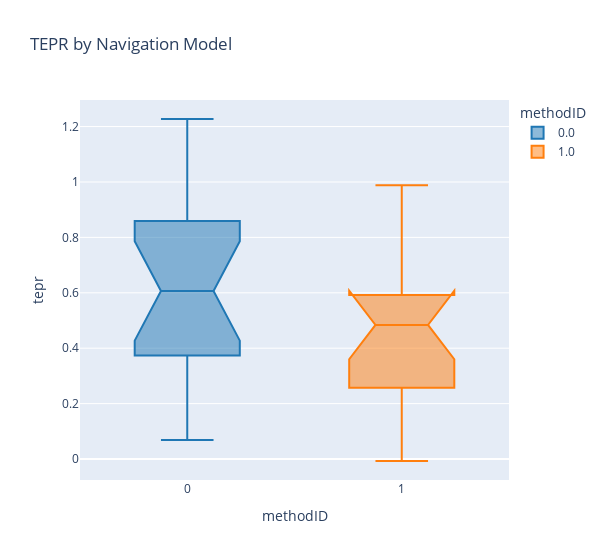

This figure's notebook cell:
### Markdown cell above
### Creation vs Baseline Workload

Calculated from TEPR, which was calculated from the difference between the measured pupil dilation and the predicted pupil dilation for the given luminance value.

### Code cell
model_crt_tepr = model_data_crt.loc[(slice(None), slice(None)), ('pupilDiameter', 'plr', 'tepr')]
method_crt_tepr = method_data_crt.loc[(slice(None), slice(None)), ('pupilDiameter', 'plr', 'tepr')]

method_tepr_0 = method_data_crt.loc[(slice(None), 0), 'tepr']
method_tepr_1 = method_data_crt.loc[(slice(None), 1), 'tepr']
method_tepr_0.reset_index(drop=True, inplace=True)
method_tepr_1.reset_index(drop=True, inplace=True)

#shapiro-wilk test
stat0, p0 = stats.shapiro(method_tepr_0)
stat1, p1 = stats.shapiro(method_tepr_1)

#shapiro-wilk test
stat, p = stats.shapiro(method_tepr_0)
print('Shapiro-Wilk M0 = %.3f, p = %.3f' % (stat, p))

stat, p = stats.shapiro(method_tepr_1)
print('Shapiro-Wilk M1 = %.3f, p = %.3f' % (stat, p))

#wilcoxon test
stat, p = stats.wilcoxon(method_tepr_0)
print('Wilcoxon M0 = %.3f, p = %.5f' % (stat, p))

stat, p = stats.wilcoxon(method_tepr_1)
print('Wilcoxon M1 = %.3f, p = %.5f' % (stat, p))

#paired t-test
t_stat, p_val = stats.ttest_rel(method_data_crt.loc[(slice(None), 0), 'pupilDiameter'].reset_index(drop=True), method_data_crt.loc[(slice(None), 0), 'plr'].reset_index(drop=True))
print('Paired t-test = %.3f, p = %.6f' % (t_stat, p_val))
t_stat, p_val = stats.ttest_rel(method_data_crt.loc[(slice(None), 1), 'pupilDiameter'].reset_index(drop=True), method_data_crt.loc[(slice(None), 1), 'plr'].reset_index(drop=True))
print('Paired t-test = %.3f, p = %.6f' % (t_stat, p_val))

box_fig = px.box(method_crt_tepr.reset_index('methodID'), x='methodID', y='tepr', color='methodID', notched=True, title='TEPR by Navigation Model', color_discrete_sequence=px.colors.qualitative.D3)
box_fig.update_layout(width=600)
box_fig.show()

### Figure 1 — Plotly figure (JSON) as saved in the notebook; plotly's stock layout.template omitted (floating-point values rounded to 4 significant figures)
{"data": [{"alignmentgroup": "True", "hovertemplate": "methodID=%{x}<br>tepr=%{y}<extra></extra>", "legendgroup": "0.0", "marker": {"color": "#1F77B4"}, "name": "0.0", "notched": true, "offsetgroup": "0.0", "orientation": "v", "showlegend": true, "type": "box", "x": [0, 0, 0, 0, 0, 0, 0, 0, 0, 0, 0, 0, 0, 0, 0, 0, 0, 0], "x0": " ", "xaxis": "x", "y": [1.227, 0.6131, 0.9899, 0.9654, 0.6197, 0.06894, 0.6004, 0.3245, 0.1976, 0.2545, 0.5915, 0.4559, 0.6589, 0.374, 0.7195, 0.5361, 0.8591, 1.073], "y0": " ", "yaxis": "y"}, {"alignmentgroup": "True", "hovertemplate": "methodID=%{x}<br>tepr=%{y}<extra></extra>", "legendgroup": "1.0", "marker": {"color": "#FF7F0E"}, "name": "1.0", "notched": true, "offsetgroup": "1.0", "orientation": "v", "showlegend": true, "type": "box", "x": [1, 1, 1, 1, 1, 1, 1, 1, 1, 1, 1, 1, 1, 1, 1, 1, 1, 1], "x0": " ", "xaxis": "x", "y": [0.6583, 0.5196, 0.9442, 0.9878, 0.2573, -0.007144, 0.4777, 0.09996, 0.2058, 0.2082, 0.503, 0.311, 0.5918, 0.3198, 0.4886, 0.4794, 0.5271, 0.6275], "y0": " ", "yaxis": "y"}], "layout": {"boxmode": "overlay", "legend": {"title": {"text": "methodID"}, "tracegroupgap": 0}, "title": {"text": "TEPR by Navigation Model"}, "width": 600, "xaxis": {"anchor": "y", "categoryarray": [0, 1], "categoryorder": "array", "domain": [0, 1], "title": {"text": "methodID"}}, "yaxis": {"anchor": "x", "domain": [0, 1], "title": {"text": "tepr"}}}}
